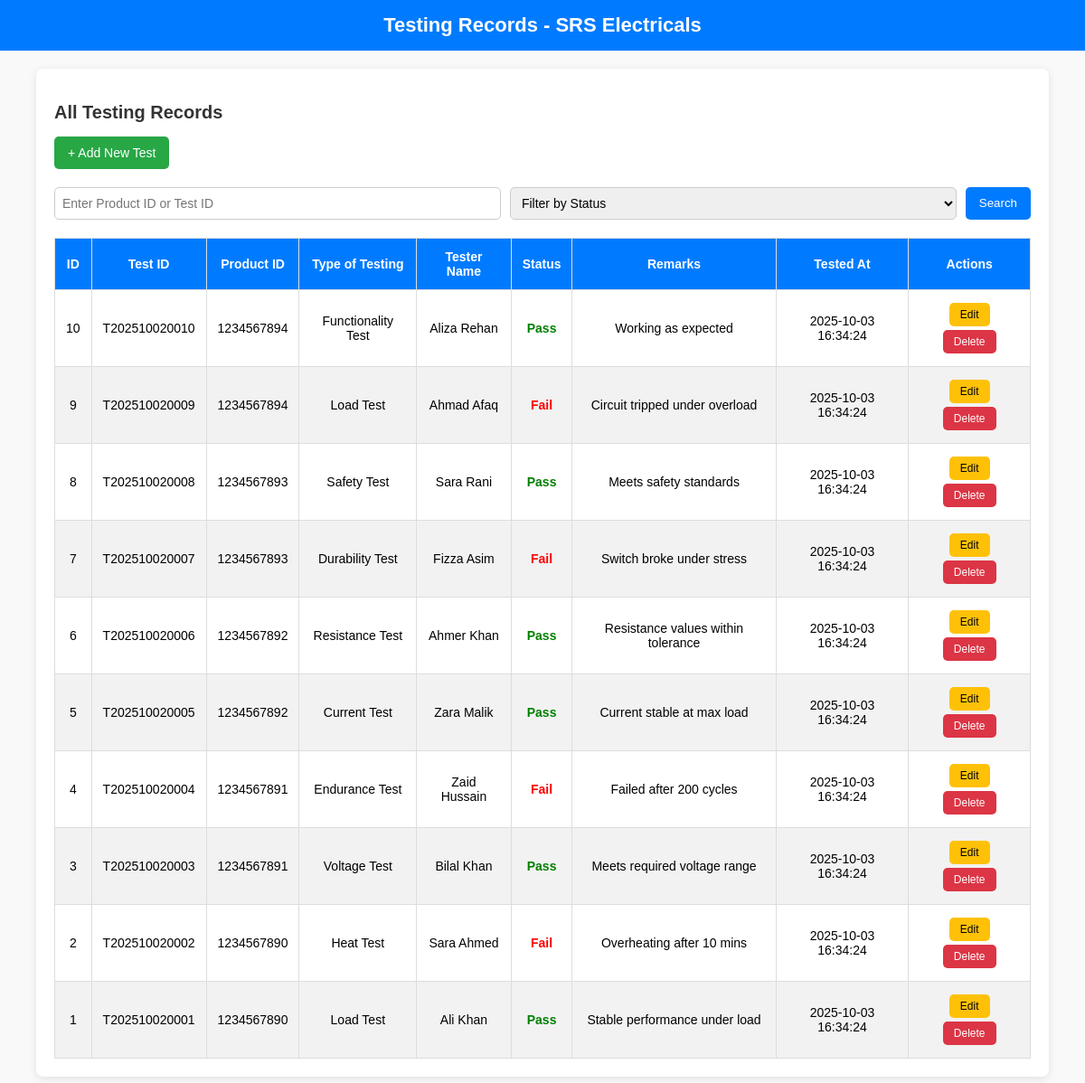
Screenshot of /tests.php with the database file from the repository.
### tables this page shows
CREATE TABLE `tests` (
  `id` int NOT NULL,
  `test_id` varchar(20) NOT NULL,
  `product_id` varchar(10) NOT NULL,
  `type_of_testing` varchar(100) NOT NULL,
  `tester_name` varchar(100) NOT NULL,
  `status` enum('pass','fail') NOT NULL,
  `remarks` text,
  `created_at` timestamp NULL DEFAULT CURRENT_TIMESTAMP
);

### tests.php (the view, shortened to what this page needs)
<?php
include("db.php");
$sql = "SELECT * FROM tests ORDER BY id DESC";
$result = $conn->query($sql);
?>
<!DOCTYPE html>
<html lang="en">
<head>
  <link rel="stylesheet" href="css/style.css">
</head>
<body>
<header>Testing Records - SRS Electricals</header>
<div class="container">
  <h2>All Testing Records</h2>
  <a href="add_test.html" class="add-btn">+ Add New Test</a>
  <form method="GET" class="search-box">
    <input type="text" name="search" placeholder="Enter Product ID or Test ID" value="<?= $_GET['search'] ?? '' ?>">
    <select name="status">
      <option value="">Filter by Status</option>
    </select>
    <button type="submit">Search</button>
  </form>
  <table>
    <thead>
      <tr>
        <th>ID</th>
        <th>Test ID</th>
        <th>Product ID</th>
        <th>Type of Testing</th>
        <th>Tester Name</th>
        <th>Status</th>
        <th>Remarks</th>
        <th>Tested At</th>
        <th>Actions</th>
      </tr>
    </thead>
    <tbody>
      <?php if ($result && mysqli_num_rows($result) > 0): ?>
        <?php while($row = mysqli_fetch_assoc($result)): ?>
          <tr>
            <td data-label="ID"><?= $row['id'] ?></td>
            <td data-label="Test ID"><?= $row['test_id'] ?></td>
            <td data-label="Product ID"><?= $row['product_id'] ?></td>
            <td data-label="Type of Testing"><?= $row['type_of_testing'] ?></td>
            <td data-label="Tester Name"><?= $row['tester_name'] ?></td>
            <td data-label="Status" class="<?= strtolower($row['status'])=='pass'?'status-pass':'status-fail' ?>">
              <?= ucfirst($row['status']) ?>
            </td>
            <td data-label="Remarks"><?= $row['remarks'] ?></td>
            <td data-label="Created At"><?= $row['created_at'] ?></td>
            <td data-label="Actions" class="actions">
              <a href="Logics/edit_test.php?id=<?= $row['id'] ?>"><button class="edit-btn">Edit</button></a>
              <a href="Logics/delete_test.php?id=<?= $row['id'] ?>" onclick="return confirm('Are you sure?')">
                <button class="delete-btn">Delete</button>
              </a>
            </td>
          </tr>
        <?php endwhile; ?>
      <?php else: ?>
       <tr><td colspan="9">No records found</td></tr>
      <?php endif; ?>
    </tbody>
  </table>
</div>
</body>
</html>

### tests.php (style rules this page uses)
body { font-family: Arial, sans-serif; background: #f9f9f9; margin: 0; padding: 0; }
header { background: #007bff; color: white; padding: 15px 20px; text-align: center; font-size: 22px; font-weight: bold; }
.container { width: 90%; margin: 20px auto; background: white; padding: 20px; border-radius: 8px; box-shadow: 0px 2px 10px rgba(0,0,0,0.1); }
h2 { margin-bottom: 15px; font-size: 20px; color: #333; }
.add-btn { background: #28a745; color: white; padding: 10px 15px; text-decoration: none; border-radius: 5px; font-size: 14px; margin-bottom: 20px; display: inline-block; }
.search-box { margin-bottom: 20px; display: flex; justify-content: space-between; gap: 10px; flex-wrap: wrap; }
.search-box input, .search-box select { padding: 8px; font-size: 14px; border: 1px solid #ccc; border-radius: 5px; flex: 1; }
.search-box button { background: #007bff; color: white; padding: 8px 15px; border: none; border-radius: 5px; cursor: pointer; }
table { width: 100%; border-collapse: collapse; }
table thead { background: #007bff; color: white; }
table th, table td { padding: 12px; border: 1px solid #ddd; text-align: center; font-size: 14px; }
table tr:nth-child(even) { background: #f2f2f2; }
.status-pass { color: green; font-weight: bold; }
.status-fail { color: red; font-weight: bold; }
.actions button { padding: 6px 12px; margin: 2px; border: none; border-radius: 5px; cursor: pointer; font-size: 12px; }
.edit-btn { background: #ffc107; color: black; }
.delete-btn { background: #dc3545; color: white; }

### rows the page displays
tests: id "10", test "T202510020010", product "1234567894", type_of_testing "Functionality Test", tester_name "Aliza Rehan", status "Pass", remarks "Working as expected", created_at "2025-10-03 16:34:24"
tests: id "9", test "T202510020009", product "1234567894", type_of_testing "Load Test", tester_name "Ahmad Afaq", status "Fail", remarks "Circuit tripped under overload", created_at "2025-10-03 16:34:24"
tests: id "8", test "T202510020008", product "1234567893", type_of_testing "Safety Test", tester_name "Sara Rani", status "Pass", remarks "Meets safety standards", created_at "2025-10-03 16:34:24"
tests: id "7", test "T202510020007", product "1234567893", type_of_testing "Durability Test", tester_name "Fizza Asim", status "Fail", remarks "Switch broke under stress", created_at "2025-10-03 16:34:24"
tests: id "6", test "T202510020006", product "1234567892", type_of_testing "Resistance Test", tester_name "Ahmer Khan", status "Pass", remarks "Resistance values within tolerance", created_at "2025-10-03 16:34:24"
tests: id "5", test "T202510020005", product "1234567892", type_of_testing "Current Test", tester_name "Zara Malik", status "Pass", remarks "Current stable at max load", created_at "2025-10-03 16:34:24"
tests: id "4", test "T202510020004", product "1234567891", type_of_testing "Endurance Test", tester_name "Zaid Hussain", status "Fail", remarks "Failed after 200 cycles", created_at "2025-10-03 16:34:24"
tests: id "3", test "T202510020003", product "1234567891", type_of_testing "Voltage Test", tester_name "Bilal Khan", status "Pass", remarks "Meets required voltage range", created_at "2025-10-03 16:34:24"
tests: id "2", test "T202510020002", product "1234567890", type_of_testing "Heat Test", tester_name "Sara Ahmed", status "Fail", remarks "Overheating after 10 mins", created_at "2025-10-03 16:34:24"
tests: id "1", test "T202510020001", product "1234567890", type_of_testing "Load Test", tester_name "Ali Khan", status "Pass", remarks "Stable performance under load", created_at "2025-10-03 16:34:24"
